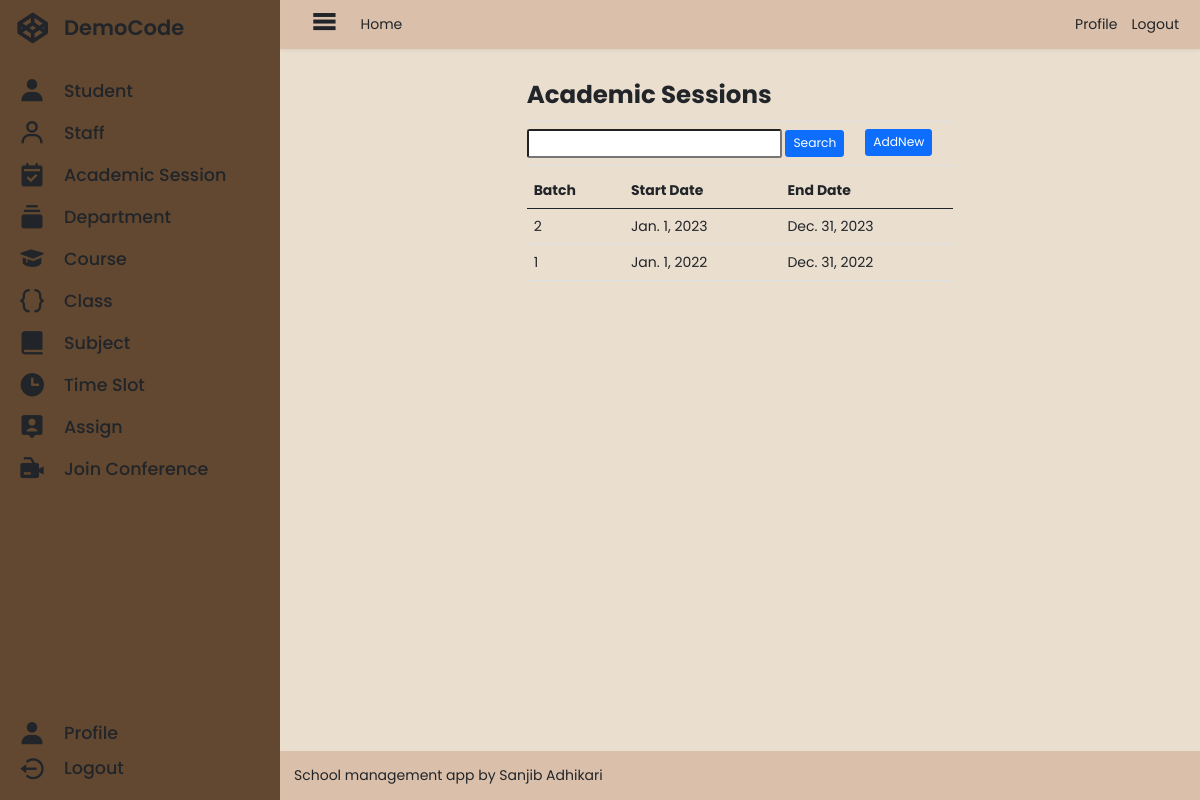
The app's page /administrator/academic_session_list/ (signed in) with its own data.
### administrator/models.py (models this page shows, shortened)
class AcademicSession(models.Model):
    id = models.UUIDField(
        verbose_name=_("ID"),
        primary_key=True,
        default=uuid.uuid4,
        editable=False,
    )
    batch = models.IntegerField(
        verbose_name=_("Batch"),
    )
    start_date = models.DateField(
        verbose_name=_("Start Date"),
    )
    end_date = models.DateField(
        verbose_name=_("End Date"),
    )
    is_current = models.BooleanField(
        verbose_name=_("Is Current Session"),
        default=False,
    )
    class Meta:
        ordering = ("-batch",)
        unique_together = (("batch", "start_date", "end_date"),)

### administrator/decorators.py (the view)
    def message_function(request, uuid=None, *args, **kwargs):
        if isinstance(request, WSGIRequest):
            if request.user.is_authenticated and not request.user.user_type.name == "administrator":
                messages.error(request, "You must login as administrator to access this page.")
            elif not request.user.is_authenticated:
                messages.error(request, "You must login to access this page.")
        return function(request, uuid, *args, **kwargs)

### administrator/views.py (called while the page is built)
@administrator_message
@administrator_required
def list_academic_session_view(request, *args, **kwargs):
    context = {}
    academic_sessions = AcademicSession.objects.all()
    context["academic_sessions"] = academic_sessions
    return render(request, "administrator/academic_session/academic_session_list.html", context)

### administrator/templates/administrator/academic_session/academic_session_list.html (shortened to what this page needs)
{% extends 'administrator/base.html' %}
{% load static %}
{% load crispy_forms_tags %}
{% block main %}
<div class="container">
    <div class="d-flex flex-column">
        <Legend class="m-0 fw-bold fs-3 pb-2 border-bottom">Academic Sessions</Legend>
        <div class="d-flex my-2 pb-2 border-bottom">
            <form method="post">
                <input type="text" name="search" class="form-control-sm">
                <button class="btn btn-sm btn-primary" type="submit">Search</button>
            </form>
            <div>
                <a href="{% url 'administrator:academic-session-add' %}" class="btn btn-sm btn-primary mx-4">AddNew</a>
            </div>
        </div>
        {% if academic_sessions %}
        <table class="table table-hover table-responsive">
            <thead class="thead-light">
                <tr>
                    <th scope="col">Batch</th>
                    <th scope="col">Start Date</th>
                    <th scope="col">End Date</th>
                </tr>
            </thead>
            <tbody>
                {% for object in academic_sessions %}
                <tr>
                    <td><a href="{% url 'administrator:academic-session-detail' uuid=object.id %}">{{object.batch}}</a></td>
                    <td><a href="{% url 'administrator:academic-session-detail' uuid=object.id %}">{{object.start_date}}</a></td>
                    <td><a href="{% url 'administrator:academic-session-detail' uuid=object.id %}">{{object.end_date}}</a></td>
                </tr>
                {% endfor %}
            </tbody>
        </table>
        {% else %}
        <div class="d-flex justify-content-center">No Records.</div>
        {% endif %}
    </div>
</div>
{% endblock main %}

### static/css/base.css (style rules this page uses)
*, *::before, *::after { box-sizing: border-box; }
* { margin: 0; padding: 0; font-size: 14px; font-family: 'Poppins', sans-serif; }
a, a:hover { text-decoration: none; color: inherit; }
body { margin: 0; padding: 0; width: 100vw; height: 100vh; display: flex; }
.container { padding: 1rem; display: flex; flex-direction: column; align-items: center; overflow: auto; max-width: calc(100% - 2rem); height: 100%; }
form { width: 100%; max-width: 600px; }
legend { font-weight: 600; }

### records on screen
AcademicSession: batch "2", start_date "Jan. 1, 2023", end_date "Dec. 31, 2023"
AcademicSession: batch "1", start_date "Jan. 1, 2022", end_date "Dec. 31, 2022"
